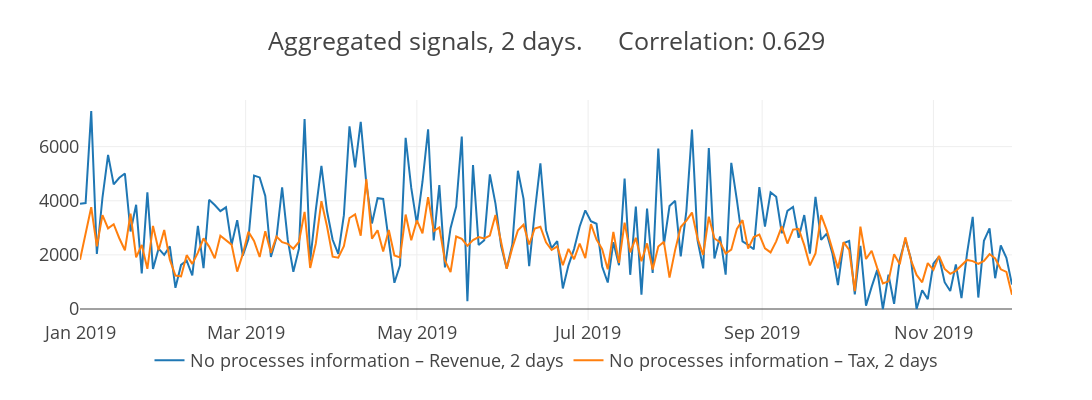
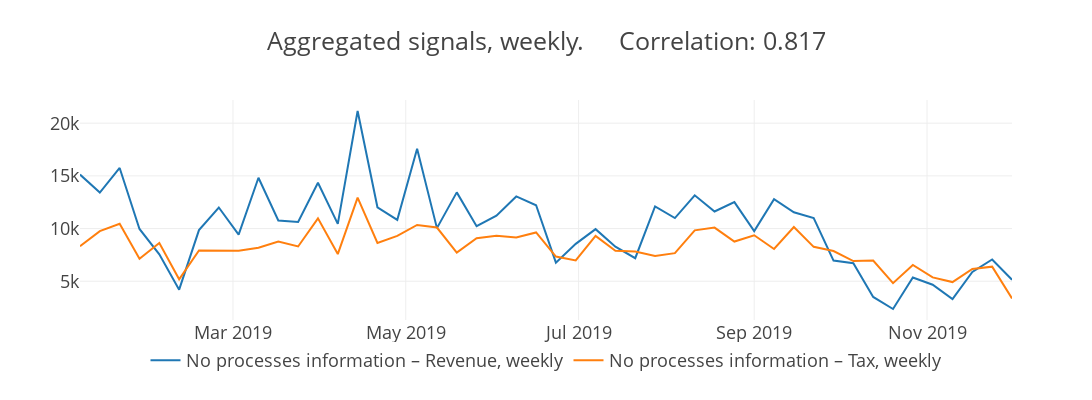
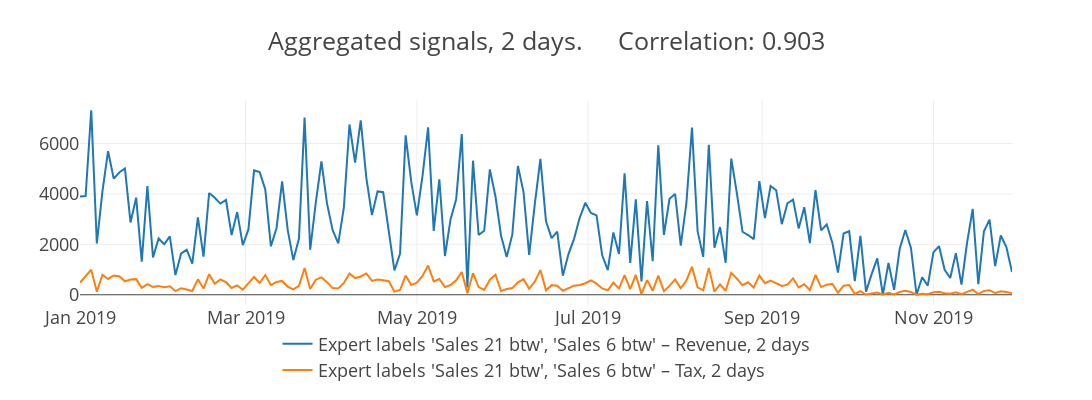
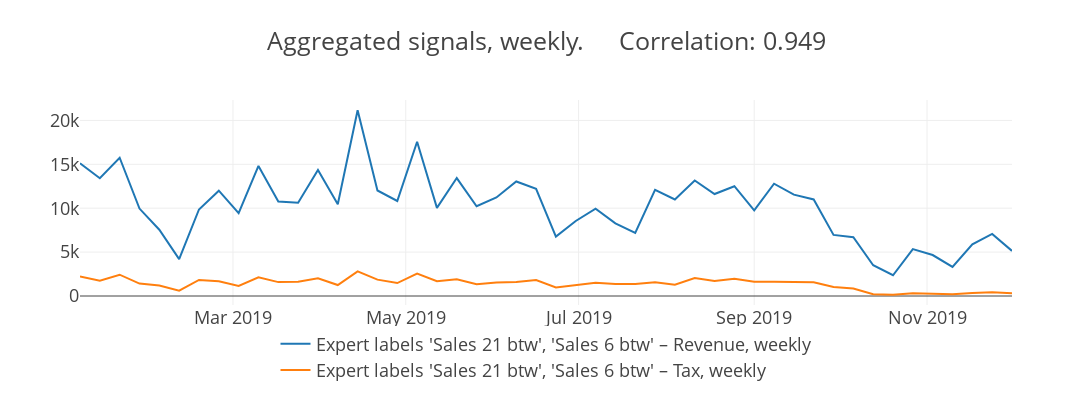

The notebook cell saved with these charts, in order:
### Markdown cell above
Credit-debit model (CD) which uses only the in- and outflow but no process information
    Expert-Based model which uses in the experiment below GroundTruth
    Predicted labels model which uses the predicted labels as Processes information

### Code cell
from NetEmbs.utils.modelling.extract_signals import extract_signals
from NetEmbs.utils.modelling.evaluation import evaluate_model
Relationship_name = "TaxRevenue"
TAX_REVENUE_DF = pd.DataFrame() # Empty DataFrame to store results
# /////////// CD Model query \\\\\\\\\\\\\
CURENT_QUERY = [{"select": ["ALL"], 
                              "_with": {"FA_Name": "Revenue"}}, 
                                {"select": ["ALL"], "_with": {"FA_Name": "Tax"}}]
for agg_period in ["2D", "W"]:
    cur_result = extract_signals(df_all, query=CURENT_QUERY, 
                                 on="label", agg_period=agg_period, 
                title=f"{IMAGE_FOLDER}/CD_Model_{Relationship_name}_{agg_period}_")
    TAX_REVENUE_DF = TAX_REVENUE_DF.append(cur_result.assign(Model="CD Model", agg_period=agg_period))
    
# Repeat the same for expert labels
# ///////// Expert Model query \\\\\\\\\\\\\\
CURENT_QUERY = [{"select": ["Sales 21 btw", "Sales 6 btw"], 
                              "_with": {"FA_Name": "Revenue"}}, 
                                {"select": ["Sales 21 btw", "Sales 6 btw"], "_with": {"FA_Name": "Tax"}}]
for agg_period in ["2D", "W"]:
    cur_result = extract_signals(df_all, query=CURENT_QUERY, 
                                 on="GroundTruth", agg_period=agg_period, 
                title=f"{IMAGE_FOLDER}/expertFSN_{Relationship_name}_{agg_period}_")
    TAX_REVENUE_DF = TAX_REVENUE_DF.append(cur_result.assign(Model="Expert labels FSN Model", agg_period=agg_period))
    
# And predicted labels
# CD Model query
CURENT_QUERY = [{"select": [2, 10], 
                              "_with": {"FA_Name": "Revenue"}}, 
                                {"select": [2, 10], "_with":  {"FA_Name": "Tax"}}]
for agg_period in ["2D", "W"]:
    cur_result = extract_signals(df_all, query=CURENT_QUERY, 
                                 on="label", agg_period=agg_period, 
                title=f"{IMAGE_FOLDER}/aFSN_{Relationship_name}_{agg_period}_")
    TAX_REVENUE_DF = TAX_REVENUE_DF.append(cur_result.assign(Model="Predicted labels FSN Model", agg_period=agg_period))
    
# Store scores to file
TAX_REVENUE_DF.groupby(["Model", "agg_period"]).apply(evaluate_model).to_excel(f"{IMAGE_FOLDER}/Scores_for_{Relationship_name}.xlsx")

# Plot regression, Do not worry, I scaled the data here to unit interval. Update Axis labels according to your data.
for name, group in TAX_REVENUE_DF.groupby("agg_period"):
    draw.regression_plot(group, save=True, filename=f"{IMAGE_FOLDER}/{Relationship_name}_{name}", labels=["Revenue Financial account", "Tax Financial account"], context="paper_full")

### Figure 1 — Plotly figure (JSON) as saved in the notebook; plotly's stock layout.template omitted (floating-point values rounded to 4 significant figures; data arrays with more than 128 entries replaced by an {"elided": "..."} marker saying what was removed)
{"data": [{"name": "No processes information – Revenue, 2 days", "type": "scatter", "uid": "766792d7-00d3-452d-8771-222209fc6037", "x": {"elided": "167 str values"}, "y": {"elided": "167 int values"}}, {"name": "No processes information – Tax, 2 days", "type": "scatter", "uid": "e33a8f2e-04f9-4d35-947f-974ca4f0a1ef", "x": {"elided": "167 str values"}, "y": {"elided": "167 float values"}}], "layout": {"font": {"size": 18}, "height": 400, "hovermode": "closest", "legend": {"font": {"size": 18}, "orientation": "h", "x": 0.5, "xanchor": "center", "y": -0.1}, "showlegend": true, "title": {"text": "Aggregated signals, 2 days.     Correlation: 0.629"}, "width": 1200}}

### Figure 2 — Plotly figure (JSON) as saved in the notebook; plotly's stock layout.template omitted (floating-point values rounded to 4 significant figures)
{"data": [{"name": "No processes information – Revenue, weekly", "type": "scatter", "uid": "e7c86f8b-62f0-4412-8081-072f36a60ceb", "x": ["2019-01-06", "2019-01-13", "2019-01-20", "2019-01-27", "2019-02-03", "2019-02-10", "2019-02-17", "2019-02-24", "2019-03-03", "2019-03-10", "2019-03-17", "2019-03-24", "2019-03-31", "2019-04-07", "2019-04-14", "2019-04-21", "2019-04-28", "2019-05-05", "2019-05-12", "2019-05-19", "2019-05-26", "2019-06-02", "2019-06-09", "2019-06-16", "2019-06-23", "2019-06-30", "2019-07-07", "2019-07-14", "2019-07-21", "2019-07-28", "2019-08-04", "2019-08-11", "2019-08-18", "2019-08-25", "2019-09-01", "2019-09-08", "2019-09-15", "2019-09-22", "2019-09-29", "2019-10-06", "2019-10-13", "2019-10-20", "2019-10-27", "2019-11-03", "2019-11-10", "2019-11-17", "2019-11-24", "2019-12-01"], "y": [15125, 13421, 15749, 9960, 7550, 4197, 9856, 11996, 9429, 14820, 10770, 10632, 14349, 10448, 21159, 12020, 10824, 17576, 10041, 13434, 10227, 11222, 13047, 12212, 6765, 8547, 9944, 8283, 7185, 12104, 10994, 13154, 11618, 12507, 9762, 12793, 11545, 10993, 6960, 6705, 3507, 2363, 5348, 4668, 3305, 5875, 7064, 5141]}, {"name": "No processes information – Tax, weekly", "type": "scatter", "uid": "83fb7c3a-f523-4a56-b5aa-fa5f5c0b5850", "x": ["2019-01-06", "2019-01-13", "2019-01-20", "2019-01-27", "2019-02-03", "2019-02-10", "2019-02-17", "2019-02-24", "2019-03-03", "2019-03-10", "2019-03-17", "2019-03-24", "2019-03-31", "2019-04-07", "2019-04-14", "2019-04-21", "2019-04-28", "2019-05-05", "2019-05-12", "2019-05-19", "2019-05-26", "2019-06-02", "2019-06-09", "2019-06-16", "2019-06-23", "2019-06-30", "2019-07-07", "2019-07-14", "2019-07-21", "2019-07-28", "2019-08-04", "2019-08-11", "2019-08-18", "2019-08-25", "2019-09-01", "2019-09-08", "2019-09-15", "2019-09-22", "2019-09-29", "2019-10-06", "2019-10-13", "2019-10-20", "2019-10-27", "2019-11-03", "2019-11-10", "2019-11-17", "2019-11-24", "2019-12-01"], "y": [8319.0, 9757.0, 10460.0, 7125.0, 8623.0, 5187.0, 7917.0, 7901.0, 7886.0, 8177.0, 8770.0, 8300.0, 10970.0, 7579.0, 12940.0, 8632.0, 9304.0, 10340.0, 10090.0, 7711.0, 9074.0, 9310.0, 9142.0, 9632.0, 7341.0, 6975.0, 9306.0, 7886.0, 7814.0, 7385.0, 7663.0, 9827.0, 10090.0, 8764.0, 9366.0, 8061.0, 10150.0, 8264.0, 7863.0, 6910.0, 6963.0, 4819.0, 6548.0, 5364.0, 4919.0, 6167.0, 6382.0, 3371.0]}], "layout": {"font": {"size": 18}, "height": 400, "hovermode": "closest", "legend": {"font": {"size": 18}, "orientation": "h", "x": 0.5, "xanchor": "center", "y": -0.1}, "showlegend": true, "title": {"text": "Aggregated signals, weekly.     Correlation: 0.817"}, "width": 1200}}

### Figure 3 — Plotly figure (JSON) as saved in the notebook; plotly's stock layout.template omitted (floating-point values rounded to 4 significant figures; data arrays with more than 128 entries replaced by an {"elided": "..."} marker saying what was removed)
{"data": [{"name": "Expert labels 'Sales 21 btw', 'Sales 6 btw' – Revenue, 2 days", "type": "scatter", "uid": "fbc33f2f-bb0f-44ae-9f69-4d6ef19988c9", "x": {"elided": "167 str values"}, "y": {"elided": "167 int values"}}, {"name": "Expert labels 'Sales 21 btw', 'Sales 6 btw' – Tax, 2 days", "type": "scatter", "uid": "3eaec51a-5d1d-4887-88c9-4bd4e136d12b", "x": {"elided": "167 str values"}, "y": {"elided": "167 float values"}}], "layout": {"font": {"size": 18}, "height": 400, "hovermode": "closest", "legend": {"font": {"size": 18}, "orientation": "h", "x": 0.5, "xanchor": "center", "y": -0.1}, "showlegend": true, "title": {"text": "Aggregated signals, 2 days.     Correlation: 0.903"}, "width": 1200}}

### Figure 4 — Plotly figure (JSON) as saved in the notebook; plotly's stock layout.template omitted (floating-point values rounded to 4 significant figures)
{"data": [{"name": "Expert labels 'Sales 21 btw', 'Sales 6 btw' – Revenue, weekly", "type": "scatter", "uid": "212124e0-38b0-49b3-8d84-9fda69abb871", "x": ["2019-01-06", "2019-01-13", "2019-01-20", "2019-01-27", "2019-02-03", "2019-02-10", "2019-02-17", "2019-02-24", "2019-03-03", "2019-03-10", "2019-03-17", "2019-03-24", "2019-03-31", "2019-04-07", "2019-04-14", "2019-04-21", "2019-04-28", "2019-05-05", "2019-05-12", "2019-05-19", "2019-05-26", "2019-06-02", "2019-06-09", "2019-06-16", "2019-06-23", "2019-06-30", "2019-07-07", "2019-07-14", "2019-07-21", "2019-07-28", "2019-08-04", "2019-08-11", "2019-08-18", "2019-08-25", "2019-09-01", "2019-09-08", "2019-09-15", "2019-09-22", "2019-09-29", "2019-10-06", "2019-10-13", "2019-10-20", "2019-10-27", "2019-11-03", "2019-11-10", "2019-11-17", "2019-11-24", "2019-12-01"], "y": [15125, 13421, 15749, 9960, 7550, 4197, 9856, 11996, 9429, 14820, 10770, 10632, 14349, 10448, 21159, 12020, 10824, 17576, 10041, 13434, 10227, 11222, 13047, 12212, 6765, 8547, 9944, 8283, 7185, 12104, 10994, 13154, 11618, 12507, 9762, 12793, 11545, 10993, 6960, 6705, 3507, 2363, 5348, 4668, 3305, 5875, 7064, 5141]}, {"name": "Expert labels 'Sales 21 btw', 'Sales 6 btw' – Tax, weekly", "type": "scatter", "uid": "9d5455b9-a85e-4e26-9f6e-56c177a9b114", "x": ["2019-01-06", "2019-01-13", "2019-01-20", "2019-01-27", "2019-02-03", "2019-02-10", "2019-02-17", "2019-02-24", "2019-03-03", "2019-03-10", "2019-03-17", "2019-03-24", "2019-03-31", "2019-04-07", "2019-04-14", "2019-04-21", "2019-04-28", "2019-05-05", "2019-05-12", "2019-05-19", "2019-05-26", "2019-06-02", "2019-06-09", "2019-06-16", "2019-06-23", "2019-06-30", "2019-07-07", "2019-07-14", "2019-07-21", "2019-07-28", "2019-08-04", "2019-08-11", "2019-08-18", "2019-08-25", "2019-09-01", "2019-09-08", "2019-09-15", "2019-09-22", "2019-09-29", "2019-10-06", "2019-10-13", "2019-10-20", "2019-10-27", "2019-11-03", "2019-11-10", "2019-11-17", "2019-11-24", "2019-12-01"], "y": [2214.0, 1745.0, 2426.0, 1411.0, 1196.0, 610.7, 1824.0, 1674.0, 1143.0, 2130.0, 1582.0, 1626.0, 2013.0, 1247.0, 2806.0, 1864.0, 1473.0, 2552.0, 1677.0, 1918.0, 1347.0, 1537.0, 1600.0, 1826.0, 967.9, 1220.0, 1503.0, 1365.0, 1356.0, 1573.0, 1292.0, 2038.0, 1696.0, 1976.0, 1619.0, 1617.0, 1548.0, 1564.0, 1029.0, 846.9, 210.2, 141.9, 321.5, 279.6, 198.5, 352.7, 423.4, 307.4]}], "layout": {"font": {"size": 18}, "height": 400, "hovermode": "closest", "legend": {"font": {"size": 18}, "orientation": "h", "x": 0.5, "xanchor": "center", "y": -0.1}, "showlegend": true, "title": {"text": "Aggregated signals, weekly.     Correlation: 0.949"}, "width": 1200}}
